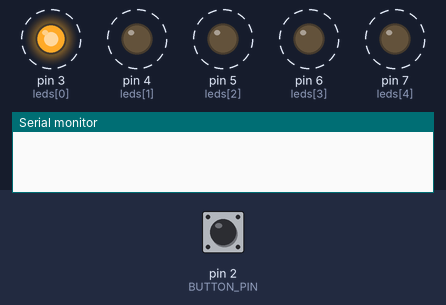
Simulated run of this sketch. Board: Arduino Uno, built with avr-gcc and run on an emulated ATmega328P. Parts: output pins drawn as LEDs (lit = HIGH), the last lines printed to the serial monitor. Dashed ring = blinking. Inputs (shaded band) come from the test bench; at power-on: pin 2 (BUTTON_PIN) HIGH. Random numbers use the default seed unless the sketch sets one.

Above: at 4.7 s.
4.8 s: pin 2 (BUTTON_PIN) pulled LOW for 1.85 s
At 7.0 s:
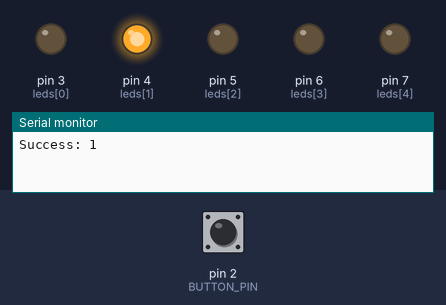
8.3 s: pin 2 (BUTTON_PIN) pulled LOW for 3.2 s
At 8.62 s:
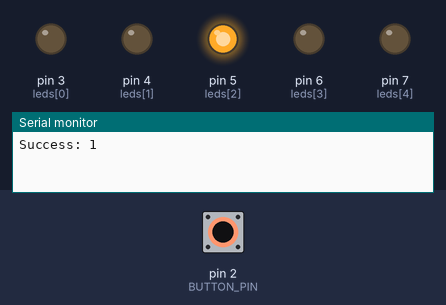
Timing chart, 0 to 19.0 s (numbered marks = the images above; inputs shaded):
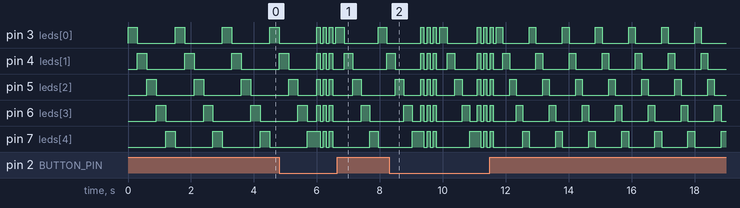

The sketch:

Ex13_PartE.ino
```cpp
/* The code below was provided by ChatGPT-4-turbo using the prompt:

"Exercise13: Catchthe LED gamePart
A)
•  Modify ”Blink” to ”StopIt”, and the game should do the following:
•  5 LEDsflash consecutively, one after the other
•  Press the button when the middle LED is lit up
•  Indicate with LEDs if   answer is    correct(all lights blink fast) or incorrect(all lights off)
•  Print the result(succes counter) to serialmonitor Increase”succes counter”
•  If correctanswer, LEDs should start to blink consecutively faster
•  If ”successcounter” equals 8, lightsshouldstart to flash randomly
•  Game ends when”successcounter” reaches 10

Can you give me the code for this?"

Looking at the code we see some key takeaways regarding the quality:

- There can be some timing issues regarding the buttonpress and the LED flash.
  Since a delay is used before reading from buttonPin, if the LED is lit and the button is pressed during the delay, this wont be registered.

- furthermore digitalRead(BUTTON_PIN) == LOW is used instead of HIGH,
  meaning that the code actually checks if the button has not been pressed, resulting in an incorrect game state

- a couple of things that the AI code does better than our code, is that it is significantly more compact, and uses a lot more for loops
  we however find this to reduce readability, and prefer our solution. We do not feel that the AI code
  has "clever solutions" that we have not used ourselves. Apart from that our code and the AI code is quite similar. We have split
  the functionality into many of the same functions, which works in mostly the same ways.

- Lastly we also see that the AI has assumed some things regarding the assignment, that differed from our approach.
  This includes the delayTime

- Other than this the solution looks fine and actually more compact than our code. You just have to be wary when using AI generated code,
  as it makes assumptions and almost always make small mistakes.

We did not experience any difficulties making the AI write "propper code". It, as stated above, had some flaws,
but it generated a mostly functional program using a single prompt, that could be fixed with a little debugging.
*/

#define NUM_LEDS 5
#define BUTTON_PIN 2
#define SUCCESS_LIMIT 10

int leds[NUM_LEDS] = {3, 4, 5, 6, 7}; // LED pins
int successCounter = 0;
int delayTime = 300; // Initial speed

void setup() {
    for (int i = 0; i < NUM_LEDS; i++) {
        pinMode(leds[i], OUTPUT);
    }
    pinMode(BUTTON_PIN, INPUT_PULLUP);
    Serial.begin(9600);
}

void loop() {
    int middleLED = NUM_LEDS / 2; // Middle LED index
    bool caught = false;

    for (int i = 0; i < NUM_LEDS; i++) {
        digitalWrite(leds[i], HIGH);
        delay(delayTime);

        if (i == middleLED && digitalRead(BUTTON_PIN) == LOW) {
            caught = true;
        }
        digitalWrite(leds[i], LOW);
    }

    if (caught) {
        successCounter++;
        Serial.print("Success: ");
        Serial.println(successCounter);
        blinkFast(3);
        delayTime = max(50, delayTime - 30); // Increase speed
    } else {
        allLightsOff();
    }

    if (successCounter >= 8) {
        randomFlashing();
    }

    if (successCounter >= SUCCESS_LIMIT) {
        endGame();
    }
}

void blinkFast(int times) {
    for (int i = 0; i < times; i++) {
        for (int j = 0; j < NUM_LEDS; j++) {
            digitalWrite(leds[j], HIGH);
        }
        delay(100);
        for (int j = 0; j < NUM_LEDS; j++) {
            digitalWrite(leds[j], LOW);
        }
        delay(100);
    }
}

void allLightsOff() {
    for (int i = 0; i < NUM_LEDS; i++) {
        digitalWrite(leds[i], LOW);
    }
}

void randomFlashing() {
    for (int i = 0; i < 10; i++) {
        digitalWrite(leds[random(NUM_LEDS)], HIGH);
        delay(100);
        allLightsOff();
        delay(100);
    }
}

void endGame() {
    for (int i = 0; i < 5; i++) {
        blinkFast(1);
        delay(200);
    }
    while (true);
}
```
